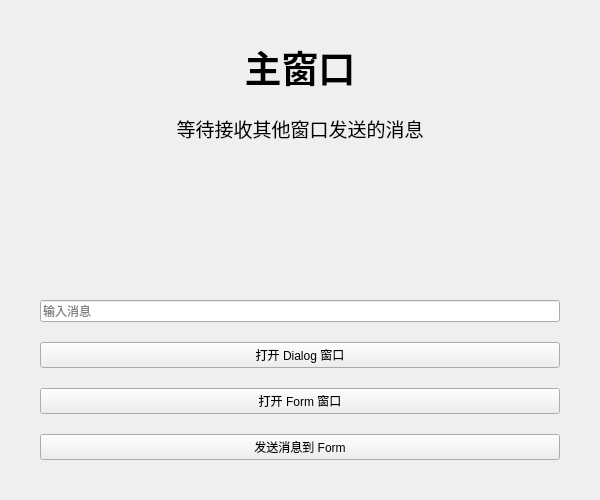
<?xml version="1.0" encoding="UTF-8"?>
<ui version="4.0">
 <class>MainWindow</class>
 <widget class="QWidget" name="MainWindow">
  <property name="geometry">
   <rect>
    <x>0</x>
    <y>0</y>
    <width>600</width>
    <height>500</height>
   </rect>
  </property>
  <property name="windowTitle">
   <string>主窗口</string>
  </property>
  <layout class="QVBoxLayout" name="verticalLayout">
   <property name="spacing">
    <number>20</number>
   </property>
   <property name="leftMargin">
    <number>40</number>
   </property>
   <property name="topMargin">
    <number>40</number>
   </property>
   <property name="rightMargin">
    <number>40</number>
   </property>
   <property name="bottomMargin">
    <number>40</number>
   </property>
   <item>
    <widget class="QLabel" name="titleLabel">
     <property name="font">
      <font>
       <pointsize>28</pointsize>
       <bold>true</bold>
      </font>
     </property>
     <property name="text">
      <string>主窗口</string>
     </property>
     <property name="alignment">
      <set>Qt::AlignCenter</set>
     </property>
    </widget>
   </item>
   <item>
    <widget class="QLabel" name="messageLabel">
     <property name="font">
      <font>
       <pointsize>14</pointsize>
      </font>
     </property>
     <property name="text">
      <string>等待接收其他窗口发送的消息</string>
     </property>
     <property name="alignment">
      <set>Qt::AlignCenter</set>
     </property>
    </widget>
   </item>
   <item>
    <spacer name="verticalSpacer">
     <property name="orientation">
      <enum>Qt::Vertical</enum>
     </property>
     <property name="sizeHint" stdset="0">
      <size>
       <width>20</width>
       <height>40</height>
      </size>
     </property>
    </spacer>
   </item>
   <item>
    <widget class="QLineEdit" name="messageInput">
     <property name="placeholderText">
      <string>输入消息</string>
     </property>
    </widget>
   </item>
   <item>
    <widget class="QPushButton" name="btnOpenDialog">
     <property name="text">
      <string>打开 Dialog 窗口</string>
     </property>
    </widget>
   </item>
   <item>
    <widget class="QPushButton" name="btnOpenForm">
     <property name="text">
      <string>打开 Form 窗口</string>
     </property>
    </widget>
   </item>
   <item>
    <widget class="QPushButton" name="btnSendToForm">
     <property name="text">
      <string>发送消息到 Form</string>
     </property>
    </widget>
   </item>
  </layout>
 </widget>
 <resources/>
 <connections/>
</ui>
